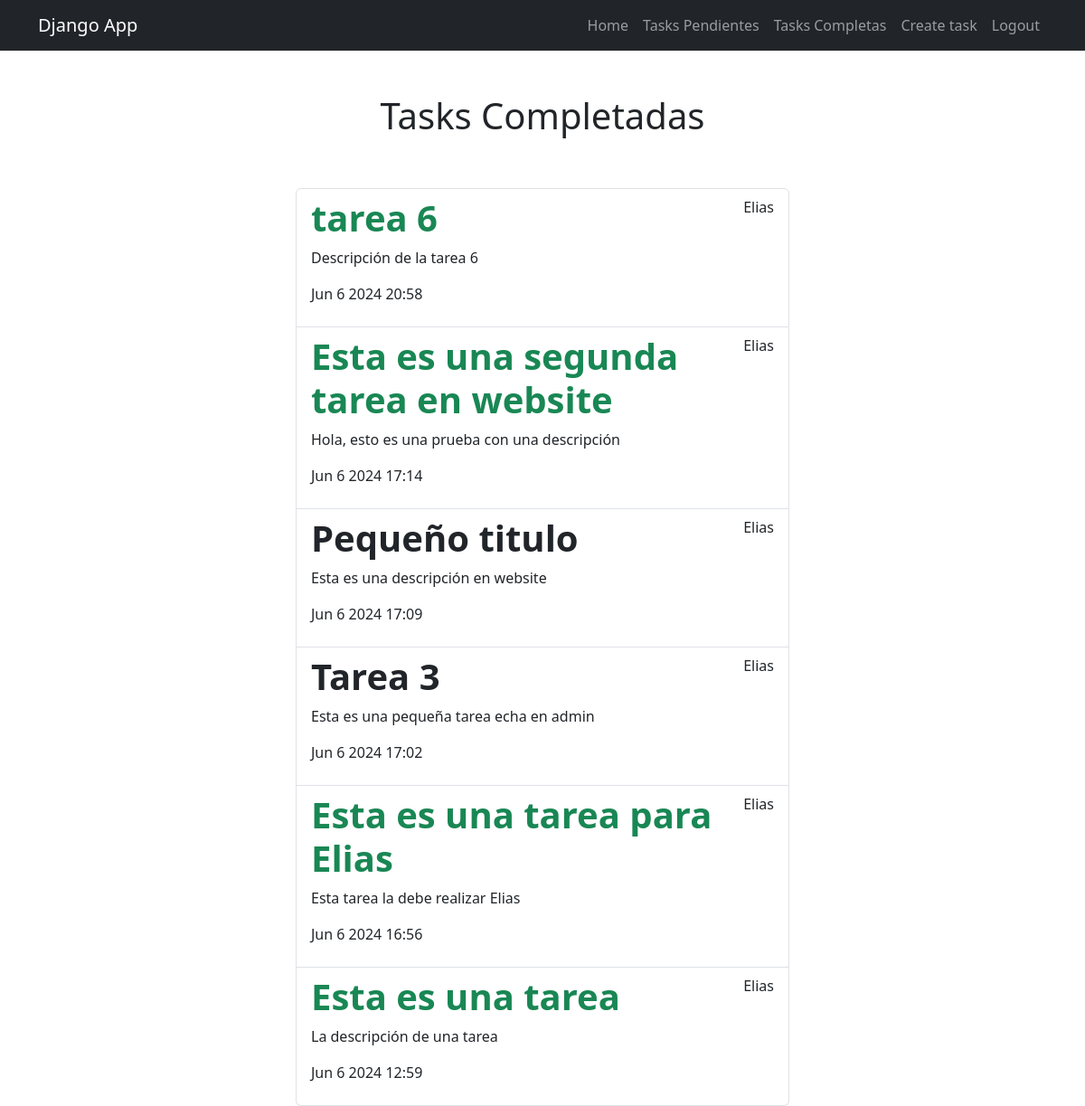
The page /tasks_completed/ (signed in) on the database its author committed.
### tasks/models.py (models this page shows, shortened)
class Task(models.Model):
    title = models.CharField(max_length=100) #Define el campo título como un campo de texto de longitud máxima
    description = models.TextField(blank=True) # Define el campo de texto para la descripción
    created = models.DateTimeField(auto_now_add=True) # Define el campo de fecha y hora para la creación
    datecompleted = models.DateTimeField(null=True, blank=True) # Define el campo de fecha y hora para la fecha completada
    important = models.BooleanField(default=False) # Define el campo booleano para la importancia
    user = models.ForeignKey(User, on_delete=models.CASCADE) # Relación con el modelo 'User', indicando el propietario de la tarea.

### tasks/views.py (the view)
# urls.py: path('tasks_completed/', views.tasks_completed, name='tasks_completed'),#URL para la lista de tareas completadas.
@login_required
def tasks_completed(request):
    tasks = Task.objects.filter(user=request.user, datecompleted__isnull=False).order_by('-datecompleted')#Esta linea realiza una consulta a la base de datos para obtener todas las tareas
    return render(request, 'tasks.html', {'tasks': tasks, 'completed': True})

### tasks/templates/tasks.html
{% extends 'base.html' %}
{% block content %}
<main class="container">
    <div class="row">
        <div class="col-md-6 offset-md-3">
            <h1 class="text-center display 3 py-5">
                {% if completed %}
                    Tasks Completadas
                {% else %}
                    Tasks Pendientes
                {% endif %}
            </h1>
            <ul class="list-group">
                {% for task in tasks %}
                    <a class="list-group-item" href="{% url 'task_detail' task.id %}">
                        <header class="d-flex justify-content-between">
                            {% if task.important %}
                                <h1 class="fw-bold text-success">{{ task.title }}</h1>
                            {% else %}
                                <h1 class="fw-bold">{{ task.title }}</h1>
                            {% endif %}
                            <p>{{ task.user.username }}</p>
                        </header>
                        <p>{{ task.description }}</p>
                        <p>{{ task.datecompleted|date:"M j Y H:i" }}</p>
                    </a>
                {% endfor %}
            </ul>
        </div>
    </div>
</main>
{% endblock %}

### tasks/templates/base.html (shortened to what this page needs)
<!DOCTYPE html>
<html lang="en">
<head>
    <link rel="stylesheet" href="https://cdn.jsdelivr.net/npm/bootstrap@5.3.3/dist/css/bootstrap.min.css">
</head>
<body>
    <nav class="navbar navbar-expand-lg bg-dark navbar-dark">
        <div class="container">
          <a class="navbar-brand" href="/">Django App</a>
          <div class="collapse navbar-collapse" id="navbarNav">
            <ul class="navbar-nav ms-auto">
                <li class="nav-item">
                    <a href="/" class="nav-link">Home</a>
                </li>
                {% if user.is_authenticated %}
                <li class="nav-item">
                    <a href="/tasks" class="nav-link">Tasks Pendientes</a>
                </li>
                <li class="nav-item">
                    <a href="/tasks_completed" class="nav-link">Tasks Completas</a>
                </li>
                <li class="nav-item">
                    <a href="/tasks/create/" class="nav-link">Create task</a>
                </li>
                <li class="nav-item">
                    <a href="/logout" class="nav-link">Logout</a>
                </li>
                {% endif %}
            </ul>
          </div>
        </div>
      </nav>
    {% block content %}
    {% endblock %}
</body>
</html>

### rows shown on the page
Task: title "tarea 6", user.username "Elias", description "Descripción de la tarea 6", datecompleted "Jun 6 2024 20:58"
Task: title "Esta es una segunda tarea en website", user.username "Elias", description "Hola, esto es una prueba con una descripción", datecompleted "Jun 6 2024 17:14"
Task: title "Pequeño titulo", user.username "Elias", description "Esta es una descripción en website", datecompleted "Jun 6 2024 17:09"
Task: title "Tarea 3", user.username "Elias", description "Esta es una pequeña tarea echa en admin", datecompleted "Jun 6 2024 17:02"
Task: title "Esta es una tarea para Elias", user.username "Elias", description "Esta tarea la debe realizar Elias", datecompleted "Jun 6 2024 16:56"
Task: title "Esta es una tarea", user.username "Elias", description "La descripción de una tarea", datecompleted "Jun 6 2024 12:59"
